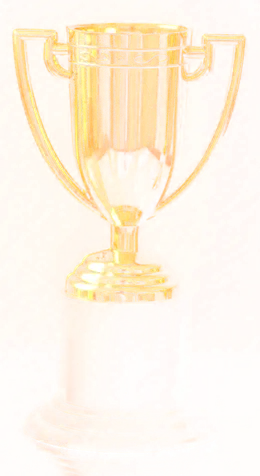
#> input picture phone/assets/look/cupdraw/trophy.webp, 260 x 476 px, found by its file name
$ python make-cupdraw-pics.py
#> lines starting #> are read from the running program, lines starting #| are printed output that depends on the picture
"""
The cup draw's photos (public/star/cup-draw: trophy, gold confetti, stadium
floodlights) for the phone. The website lays them over the card with
mix-blend-mode: screen (they are shot on true black). The phone gets the same
picture as a see-through PNG-style WebP: alpha = the brightest channel, the
colour un-multiplied, so drawing it normally over a dark card looks the same.

    python3 phone/tools/look/make-cupdraw-pics.py      (from the repo root)
"""
import os
import numpy as np
from PIL import Image

SRC = "public/star/cup-draw"
OUT = "phone/assets/look/cupdraw"
SIZE = {"trophy": (260, 476), "confetti": (700, 468), "stadium-lights": (700, 467)}

os.makedirs(OUT, exist_ok=True)
for name, size in SIZE.items():
    im = Image.open(os.path.join(SRC, name + ".webp")).convert("RGB").resize(size, Image.LANCZOS)
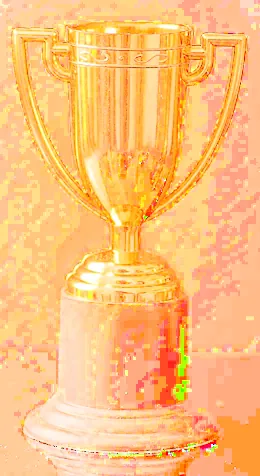
#> im: PIL image 260x476 RGB; mean R, G, B 251.8, 191.6, 121.5
    a = np.asarray(im).astype(np.float32) / 255.0
    alpha = a.max(axis=2)
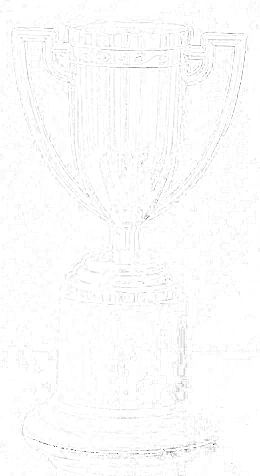
#> alpha: shape (476, 260) float32; min 0.251, max 1, mean 0.988
    rgb = np.where(alpha[..., None] > 1e-4, a / np.maximum(alpha[..., None], 1e-4), 0)
    out = np.dstack([np.clip(rgb, 0, 1), alpha])
    Image.fromarray((out * 255 + 0.5).astype(np.uint8), "RGBA").save(os.path.join(OUT, name + ".webp"), "WEBP", quality=80, method=6)
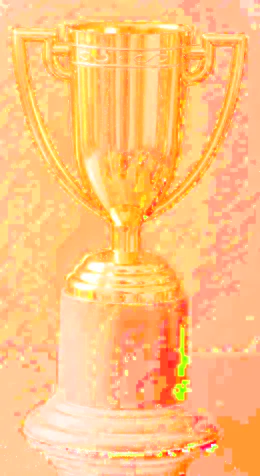
#> saved as trophy.webp: PIL image 260x476 RGBA; mean R, G, B, A 254.8, 193.7, 122.6, 252; transparent parts drawn white
    print(name, size)
#> pass 2 of the loop `for name, size in SIZE.items():`:
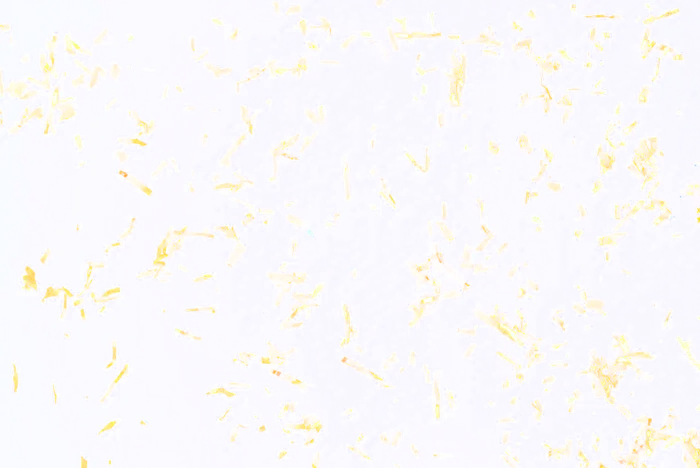
#> input picture phone/assets/look/cupdraw/confetti.webp, 700 x 468 px, found by its file name
#> `im = Image.open(os.path.join(SRC, name + ".webp")).convert("RGB").resi..`:
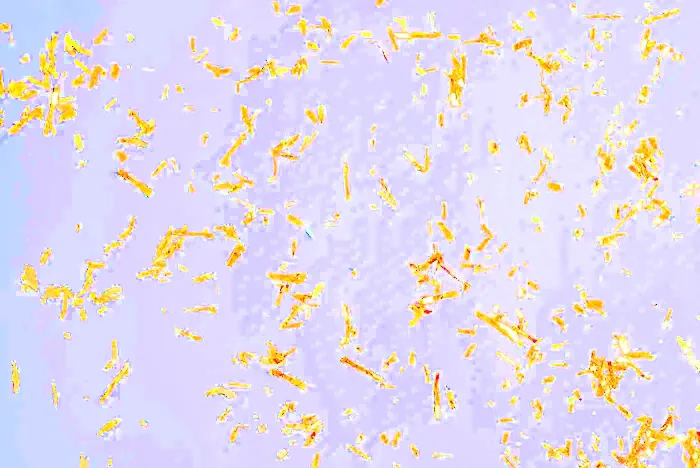
#> im: PIL image 700x468 RGB; mean R, G, B 226.5, 217.8, 235.2
#> a: shape (468, 700, 3) float32
#> `alpha = a.max(axis=2)`:
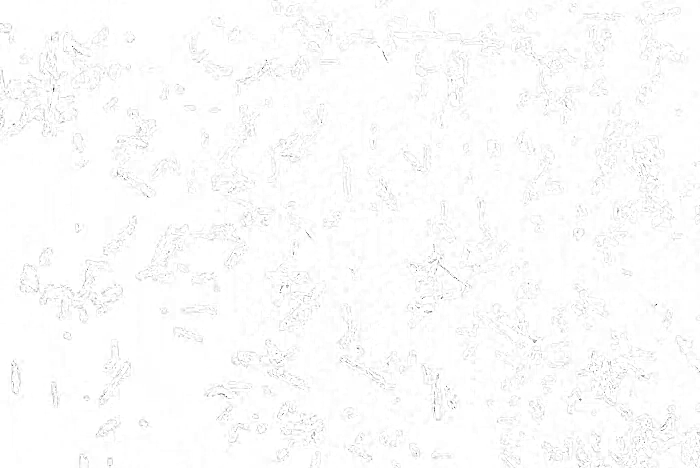
#> alpha: shape (468, 700) float32; min 0.122, max 1, mean 0.988
#> rgb: shape (468, 700, 3) float32
#> out: shape (468, 700, 4) float32
#> (the run stopped early here; a loop or call above may not have finished)
